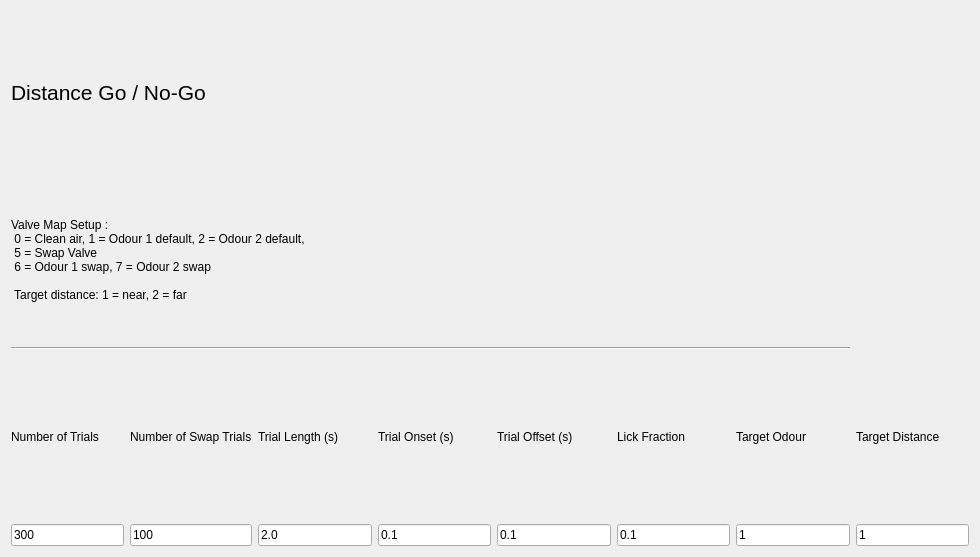
<?xml version="1.0" encoding="UTF-8"?>
<ui version="4.0">
 <class>Form</class>
 <widget class="QWidget" name="Form">
  <property name="geometry">
   <rect>
    <x>0</x>
    <y>0</y>
    <width>980</width>
    <height>557</height>
   </rect>
  </property>
  <property name="windowTitle">
   <string>Form</string>
  </property>
  <layout class="QGridLayout" name="gridLayout">
   <item row="4" column="3">
    <widget class="QLabel" name="label_2">
     <property name="text">
      <string>Trial Onset (s)</string>
     </property>
    </widget>
   </item>
   <item row="5" column="0">
    <widget class="QLineEdit" name="nTrialsEdit">
     <property name="text">
      <string>300</string>
     </property>
    </widget>
   </item>
   <item row="4" column="0">
    <widget class="QLabel" name="label">
     <property name="text">
      <string>Number of Trials</string>
     </property>
    </widget>
   </item>
   <item row="5" column="3">
    <widget class="QLineEdit" name="onsetEdit">
     <property name="text">
      <string>0.1</string>
     </property>
    </widget>
   </item>
   <item row="0" column="0" colspan="5">
    <widget class="QLabel" name="label_3">
     <property name="font">
      <font>
       <pointsize>16</pointsize>
      </font>
     </property>
     <property name="text">
      <string>Distance Go / No-Go</string>
     </property>
    </widget>
   </item>
   <item row="4" column="6">
    <widget class="QLabel" name="label_7">
     <property name="text">
      <string>Target Odour</string>
     </property>
    </widget>
   </item>
   <item row="5" column="5">
    <widget class="QLineEdit" name="lickFractionEdit">
     <property name="text">
      <string>0.1</string>
     </property>
    </widget>
   </item>
   <item row="4" column="5">
    <widget class="QLabel" name="label_6">
     <property name="text">
      <string>Lick Fraction</string>
     </property>
    </widget>
   </item>
   <item row="3" column="0" colspan="7">
    <widget class="Line" name="line_2">
     <property name="orientation">
      <enum>Qt::Horizontal</enum>
     </property>
    </widget>
   </item>
   <item row="4" column="4">
    <widget class="QLabel" name="label_4">
     <property name="text">
      <string>Trial Offset (s)</string>
     </property>
    </widget>
   </item>
   <item row="5" column="2">
    <widget class="QLineEdit" name="trialLengthEdit">
     <property name="text">
      <string>2.0</string>
     </property>
    </widget>
   </item>
   <item row="5" column="4">
    <widget class="QLineEdit" name="offsetEdit">
     <property name="text">
      <string>0.1</string>
     </property>
    </widget>
   </item>
   <item row="5" column="7">
    <widget class="QLineEdit" name="TargetDistanceEdit">
     <property name="text">
      <string>1</string>
     </property>
    </widget>
   </item>
   <item row="5" column="6">
    <widget class="QLineEdit" name="OdourSelectEdit">
     <property name="text">
      <string>1</string>
     </property>
    </widget>
   </item>
   <item row="4" column="1">
    <widget class="QLabel" name="label_9">
     <property name="text">
      <string>Number of Swap Trials</string>
     </property>
    </widget>
   </item>
   <item row="4" column="7">
    <widget class="QLabel" name="label_8">
     <property name="text">
      <string>Target Distance</string>
     </property>
    </widget>
   </item>
   <item row="2" column="0" colspan="7">
    <widget class="QLabel" name="label_13">
     <property name="text">
      <string>Valve Map Setup : 
 0 = Clean air, 1 = Odour 1 default, 2 = Odour 2 default, 
 5 = Swap Valve 
 6 = Odour 1 swap, 7 = Odour 2 swap 

 Target distance: 1 = near, 2 = far</string>
     </property>
    </widget>
   </item>
   <item row="5" column="1">
    <widget class="QLineEdit" name="nSwapTrialsEdit">
     <property name="text">
      <string>100</string>
     </property>
    </widget>
   </item>
   <item row="4" column="2">
    <widget class="QLabel" name="label_5">
     <property name="text">
      <string>Trial Length (s)</string>
     </property>
    </widget>
   </item>
  </layout>
 </widget>
 <resources/>
 <connections/>
</ui>
